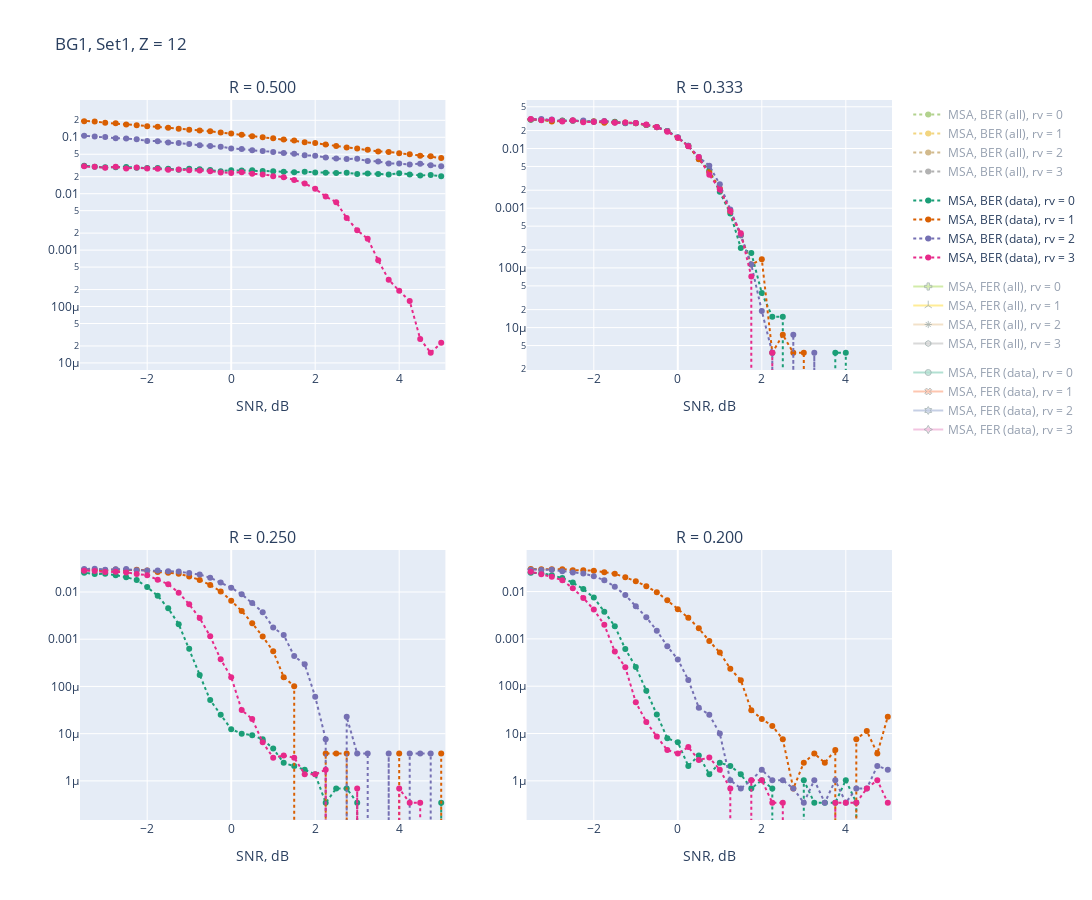

Source (notebook cell):
### Code cell
from plotly.subplots import make_subplots
fig = go.Figure()
fig = make_subplots(
    rows=2, cols=2,
    specs=[[{}, {}],
           [{}, {}]],
    print_grid=True,
    subplot_titles = ['R = 0.500', 'R = 0.333', 'R = 0.250', 'R = 0.200'])

rows_n = [1, 1, 2, 2]
cols_n = [1, 2, 1, 2]
show = [True, False, False, False]

for i, R in enumerate([1/2, 1/3, 1/4, 1/5]):
    for j, rv in enumerate([0, 1, 2, 3]): 
        data = pd.read_table('data/results_MSA_{:.3f}_{}.txt'.format(R, rv), names = ['SNR', 'rv', 'R', 'BER', 'BERinf', 'FSR', 'FSRinf'])
        data = data.query('SNR <= 5')
        data = data.groupby(['SNR']).agg([np.mean]).reset_index()


        fig.add_trace(go.Scatter(x = np.array(data.SNR), y = np.array(data.BER['mean']),
                                mode = 'lines+markers',
                                visible = 'legendonly',
                                legendgroup='BER',
                                showlegend = show[i],
                                line = dict(dash = 'dot', color = colors2[4 + j]),
                                name = 'MSA, BER (all), rv = {}'.format(rv)), row = rows_n[i], col = cols_n[i])

        fig.add_trace(go.Scatter(x = np.array(data.SNR), y = np.array(data.BERinf['mean']),
                                mode = 'lines+markers',
                                legendgroup='BER inf',
                                showlegend = show[i],
                                line = dict(dash = 'dot', color = colors2[j]),
                                name = 'MSA, BER (data), rv = {}'.format(rv)), row = rows_n[i], col = cols_n[i])

        fig.add_trace(go.Scatter(x = np.array(data.SNR), y = 1 - np.array(data.FSR['mean']),
                                mode = 'lines+markers',
                                visible = 'legendonly',
                                marker = marker_styles[j + 4],
                                legendgroup='FER',
                                showlegend = show[i],
                                name = 'MSA, FER (all), rv = {}'.format(rv)), row = rows_n[i], col = cols_n[i])

        fig.add_trace(go.Scatter(x = np.array(data.SNR), y = 1 - np.array(data.FSRinf['mean']),
                                mode = 'lines+markers',
                                marker = marker_styles[j],
                                legendgroup='FER inf',
                                showlegend = show[i],
                                visible = 'legendonly',
                                name = 'MSA, FER (data), rv = {}'.format(rv)), row = rows_n[i], col = cols_n[i])

        fig.update_yaxes(type="log", row=rows_n[i], col=cols_n[i])
        fig.update_xaxes(title_text='SNR, dB', range=[-3.6, 5.1])

fig.update_layout(title='BG1, Set1, Z = 12')
fig.update_layout(height=900, width=1600)
fig.write_html("rv.html")
fig.show()
